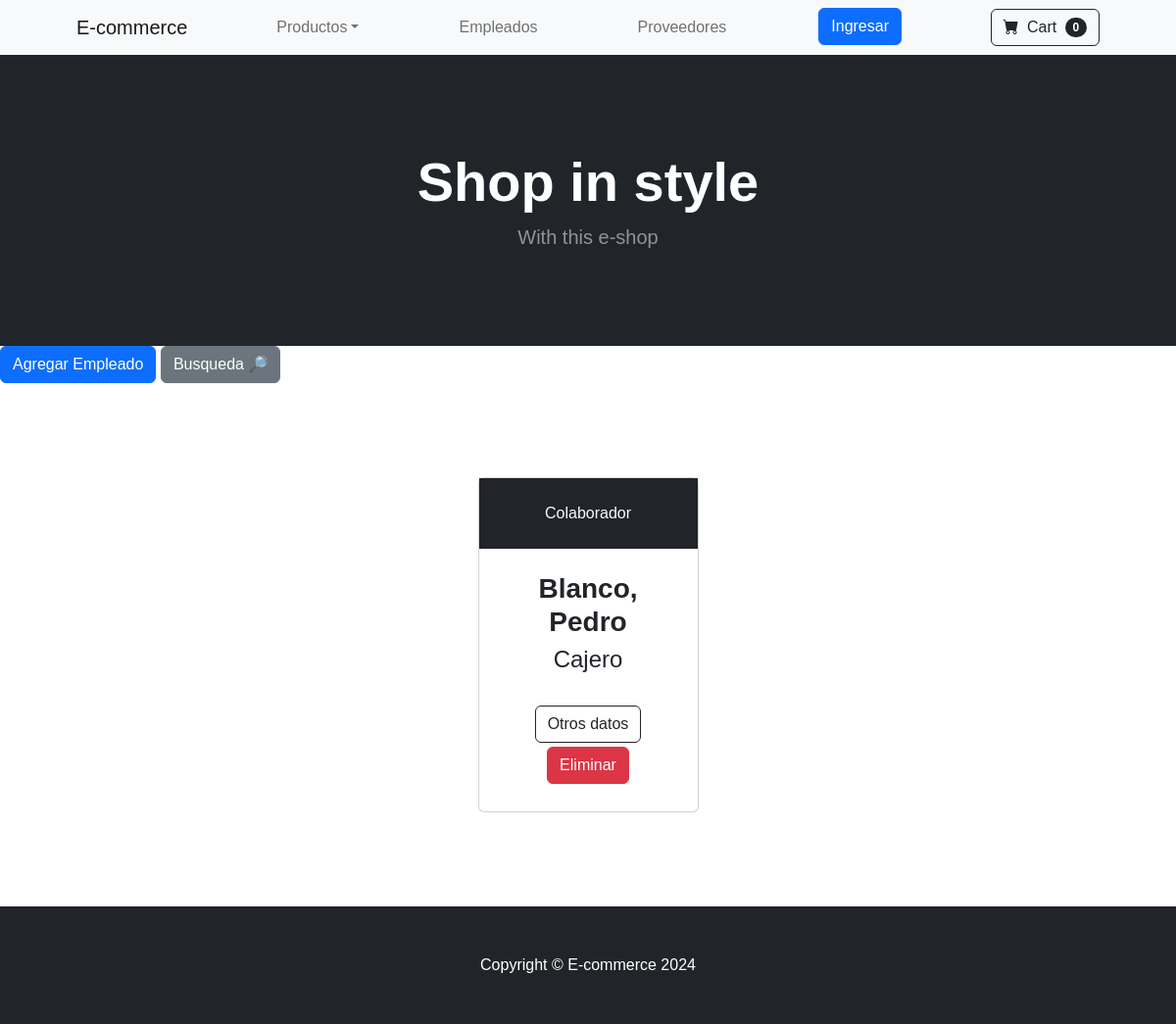
Page /ecommerce/employees/ on the earlier database version.
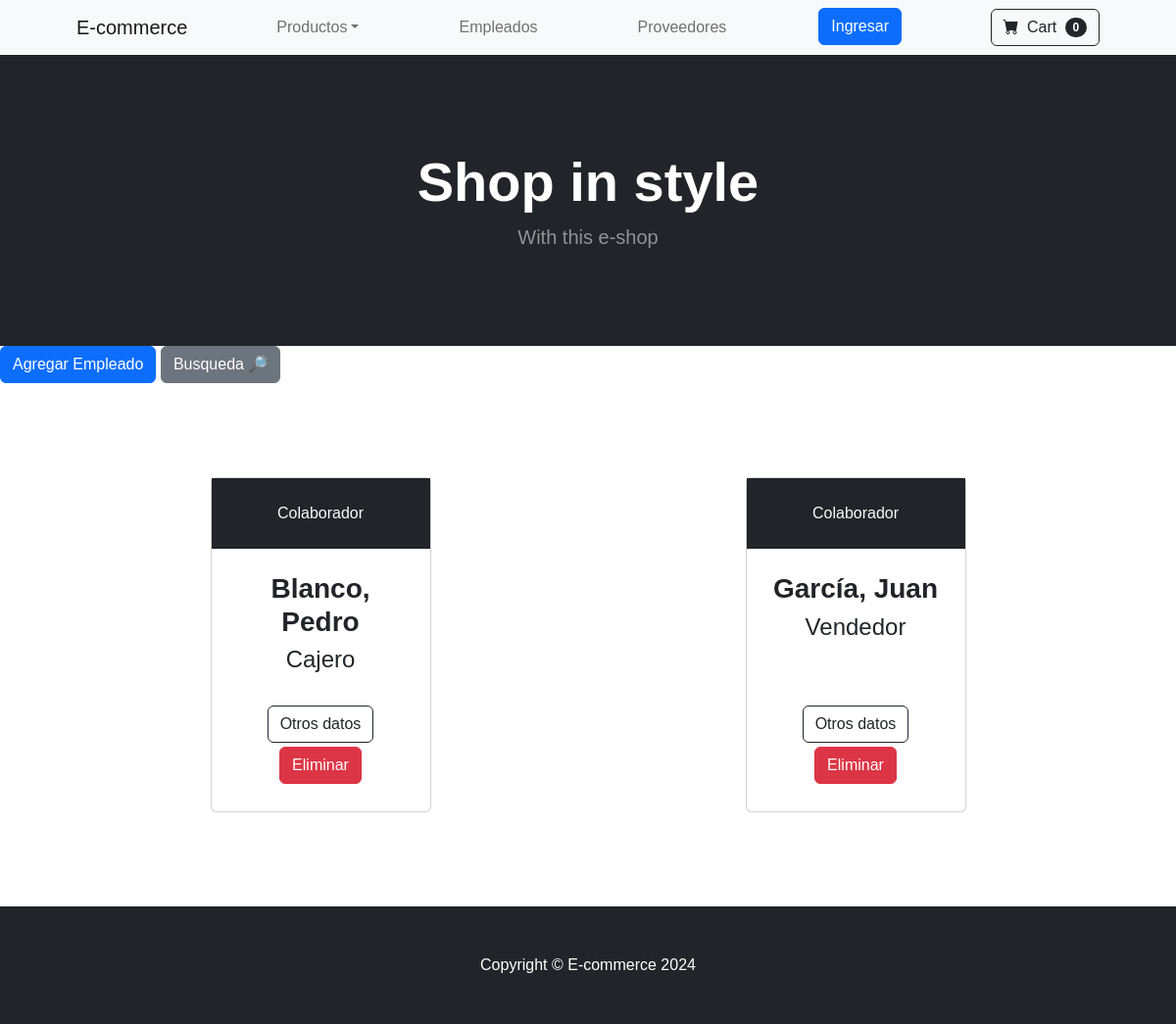
Same page on the later database version.
### ecommerce/models.py (models this page shows, shortened)
class Employee(models.Model):
    name = models.CharField(max_length=40)
    last_name = models.CharField(max_length=40)
    birthday = models.DateField()
    position = models.CharField(max_length=50)
    salary = models.DecimalField(max_digits=9, decimal_places=2)
    start_date = models.DateField()
    phone_number = models.CharField(max_length=20)
    email = models.EmailField(unique=True)

### ecommerce/views.py (the view)
# urls.py: path('employees/', show_employees, name='employees'),
def show_employees(req):
    employees = Employee.objects.all()
    return render(req, 'employees.html', {'employees': employees})

### ecommerce/templates/employees.html (shortened to what this page needs)
<!DOCTYPE html>
<html lang="en">
    <head>
        {% load static %}
        <link href="https://cdn.jsdelivr.net/npm/bootstrap-icons@1.5.0/font/bootstrap-icons.css" rel="stylesheet" />
        <link href="{% static '/css/styles.css' %}" rel="stylesheet" />
    </head>
    <body>
        {% include 'navbar.html' %}
        {% include 'header.html' %}
        {% block dinamicContent %}
                <a class="btn btn-primary" href="{% url 'createEmployee' %}">Agregar Empleado</a>
            <a class="btn btn-secondary" href="{% url 'searchEmployee' %}">Busqueda 🔎</a>
            <section class="py-5">
                <div class="container px-4 px-lg-5 mt-5">
                    <div class="row gx-4 gx-lg-5 row-cols-2 row-cols-md-3 row-cols-xl-4 d-flex justify-content-around justify-content-center">
                        {% for emp in employees %}
                            <div class="col mb-5">
                                <div class="card h-100">
                                    <div class="card-head p-4 text-center bg-dark text-light">Colaborador</div>
                                    <div class="card-body p-4 text-center">
                                        <h3 class="fw-bolder">{{emp.last_name}}, {{emp.name}}</h3>
                                        <h4>{{emp.position}}</h4>
                                    </div>
                                    <div class="card-footer p-4 pt-0 border-top-0 bg-transparent">
                                        <div class="text-center"><a class="btn btn-outline-dark mt-auto mb-1" href="{% url 'detailedEmployee' emp.id %}">Otros datos</a></div>
                                            <form action="{% url 'deleteEmployee' emp.id %}" method="post" class="text-center">{% csrf_token %}
                                                <button class="btn btn-del btn-danger mt-auto mb-1" id={{emp.id}} type="submit">Eliminar</button>
                                            </form>
                                    </div>
                                </div>
                            </div>
                        {% endfor %}
                    </div>
                </div>
            </section>
        {% endblock dinamicContent %}
        {% include 'footer.html' %}
    </body>
</html>

Differences in the rows shown:
added Employee: last_name "García", name "Juan", position "Vendedor"
